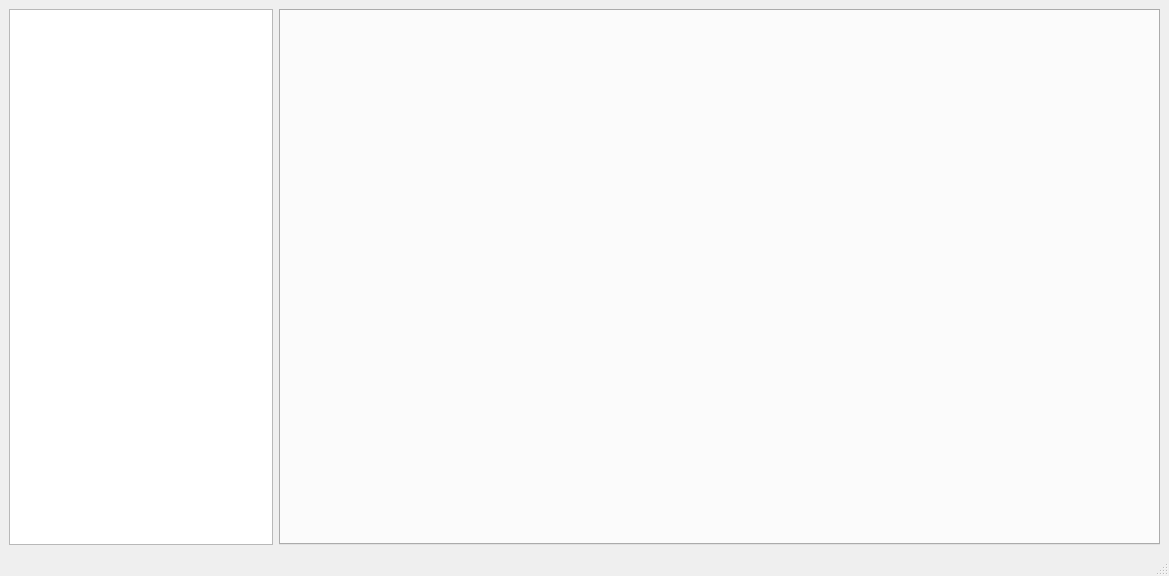
<?xml version="1.0" encoding="UTF-8"?>
<ui version="4.0">
 <class>MainWindow</class>
 <widget class="QMainWindow" name="MainWindow">
  <property name="geometry">
   <rect>
    <x>0</x>
    <y>0</y>
    <width>1169</width>
    <height>576</height>
   </rect>
  </property>
  <property name="mouseTracking">
   <bool>false</bool>
  </property>
  <property name="windowTitle">
   <string>MainWindow</string>
  </property>
  <widget class="QWidget" name="centralwidget">
   <property name="cursor">
    <cursorShape>ArrowCursor</cursorShape>
   </property>
   <layout class="QHBoxLayout" name="horizontalLayout_2" stretch="0,0">
    <item>
     <widget class="QListWidget" name="listWidget">
      <property name="minimumSize">
       <size>
        <width>264</width>
        <height>0</height>
       </size>
      </property>
      <property name="maximumSize">
       <size>
        <width>264</width>
        <height>16777215</height>
       </size>
      </property>
     </widget>
    </item>
    <item>
     <widget class="QTabWidget" name="tabWidget"/>
    </item>
   </layout>
  </widget>
  <widget class="QStatusBar" name="statusbar"/>
 </widget>
 <resources/>
 <connections/>
</ui>
